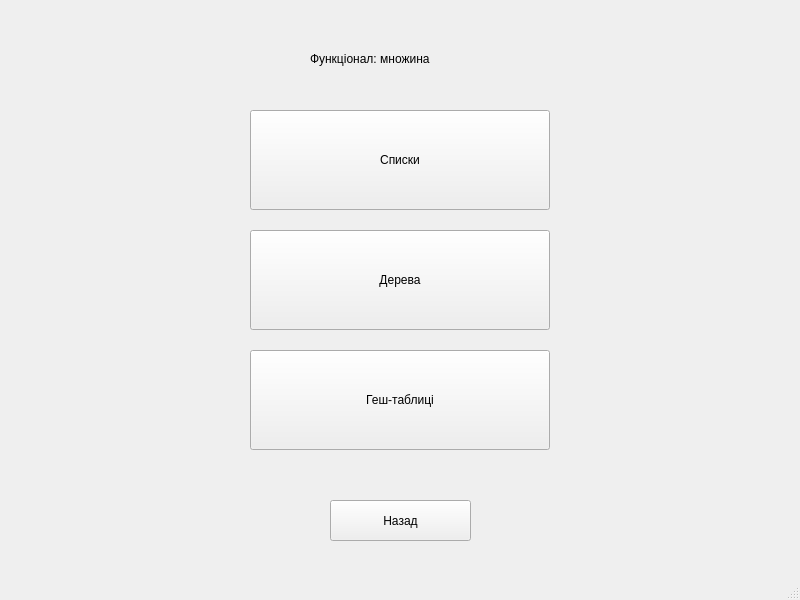
<?xml version="1.0" encoding="UTF-8"?>
<ui version="4.0">
 <class>ContainerWindow</class>
 <widget class="QMainWindow" name="ContainerWindow">
  <property name="geometry">
   <rect>
    <x>0</x>
    <y>0</y>
    <width>800</width>
    <height>600</height>
   </rect>
  </property>
  <property name="windowTitle">
   <string>MainWindow</string>
  </property>
  <widget class="QWidget" name="centralwidget">
   <widget class="QLabel" name="label">
    <property name="geometry">
     <rect>
      <x>310</x>
      <y>50</y>
      <width>171</width>
      <height>17</height>
     </rect>
    </property>
    <property name="text">
     <string>Функціонал: множина</string>
    </property>
   </widget>
   <widget class="QPushButton" name="backButton">
    <property name="geometry">
     <rect>
      <x>330</x>
      <y>500</y>
      <width>141</width>
      <height>41</height>
     </rect>
    </property>
    <property name="text">
     <string>Назад</string>
    </property>
   </widget>
   <widget class="QPushButton" name="treeButton">
    <property name="geometry">
     <rect>
      <x>250</x>
      <y>230</y>
      <width>300</width>
      <height>100</height>
     </rect>
    </property>
    <property name="text">
     <string>Дерева</string>
    </property>
   </widget>
   <widget class="QPushButton" name="listButton">
    <property name="geometry">
     <rect>
      <x>250</x>
      <y>110</y>
      <width>300</width>
      <height>100</height>
     </rect>
    </property>
    <property name="text">
     <string>Списки</string>
    </property>
   </widget>
   <widget class="QPushButton" name="tableButton">
    <property name="geometry">
     <rect>
      <x>250</x>
      <y>350</y>
      <width>300</width>
      <height>100</height>
     </rect>
    </property>
    <property name="text">
     <string>Геш-таблиці</string>
    </property>
   </widget>
  </widget>
  <widget class="QMenuBar" name="menubar">
   <property name="geometry">
    <rect>
     <x>0</x>
     <y>0</y>
     <width>800</width>
     <height>22</height>
    </rect>
   </property>
  </widget>
  <widget class="QStatusBar" name="statusbar"/>
 </widget>
 <resources/>
 <connections/>
</ui>
